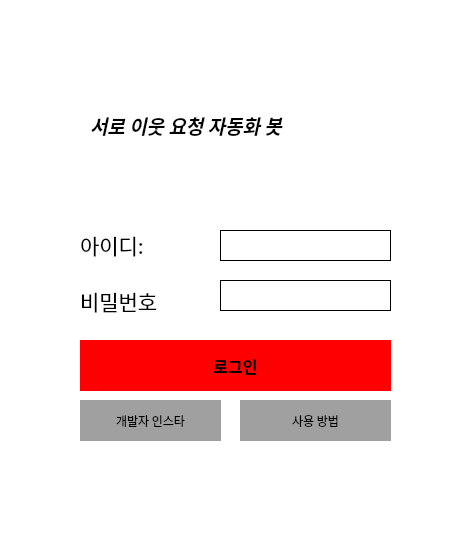
<?xml version="1.0" encoding="UTF-8"?>
<ui version="4.0">
 <class>Dialog</class>
 <widget class="QDialog" name="Dialog">
  <property name="geometry">
   <rect>
    <x>0</x>
    <y>0</y>
    <width>457</width>
    <height>543</height>
   </rect>
  </property>
  <property name="font">
   <font>
    <family>Adobe Devanagari</family>
    <weight>50</weight>
    <bold>false</bold>
   </font>
  </property>
  <property name="windowTitle">
   <string>서이추 봇</string>
  </property>
  <property name="autoFillBackground">
   <bool>false</bool>
  </property>
  <property name="styleSheet">
   <string notr="true">background-color: rgb(255,255,255);
border-radius: 100px;</string>
  </property>
  <property name="locale">
   <locale language="Korean" country="SouthKorea"/>
  </property>
  <widget class="QPushButton" name="StartBtn">
   <property name="geometry">
    <rect>
     <x>80</x>
     <y>340</y>
     <width>311</width>
     <height>51</height>
    </rect>
   </property>
   <property name="font">
    <font>
     <family>Agency FB</family>
     <pointsize>12</pointsize>
     <weight>75</weight>
     <bold>true</bold>
     <kerning>false</kerning>
    </font>
   </property>
   <property name="styleSheet">
    <string notr="true">background-color: #ff0000;border: 2px solid red;</string>
   </property>
   <property name="text">
    <string>로그인</string>
   </property>
  </widget>
  <widget class="QLineEdit" name="ID">
   <property name="geometry">
    <rect>
     <x>220</x>
     <y>230</y>
     <width>171</width>
     <height>31</height>
    </rect>
   </property>
   <property name="font">
    <font>
     <family>Agency FB</family>
     <pointsize>12</pointsize>
    </font>
   </property>
   <property name="styleSheet">
    <string notr="true">border: 1px solid black;</string>
   </property>
  </widget>
  <widget class="QLineEdit" name="PW">
   <property name="geometry">
    <rect>
     <x>220</x>
     <y>280</y>
     <width>171</width>
     <height>31</height>
    </rect>
   </property>
   <property name="font">
    <font>
     <family>Agency FB</family>
     <pointsize>12</pointsize>
    </font>
   </property>
   <property name="styleSheet">
    <string notr="true">border: 1px solid black;</string>
   </property>
   <property name="echoMode">
    <enum>QLineEdit::Password</enum>
   </property>
  </widget>
  <widget class="QLabel" name="label_6">
   <property name="geometry">
    <rect>
     <x>80</x>
     <y>230</y>
     <width>111</width>
     <height>29</height>
    </rect>
   </property>
   <property name="font">
    <font>
     <family>Agency FB</family>
     <pointsize>16</pointsize>
    </font>
   </property>
   <property name="text">
    <string>아이디:</string>
   </property>
  </widget>
  <widget class="QLabel" name="label_7">
   <property name="geometry">
    <rect>
     <x>80</x>
     <y>280</y>
     <width>121</width>
     <height>41</height>
    </rect>
   </property>
   <property name="font">
    <font>
     <family>Agency FB</family>
     <pointsize>16</pointsize>
    </font>
   </property>
   <property name="text">
    <string>비밀번호</string>
   </property>
  </widget>
  <widget class="QLabel" name="label">
   <property name="geometry">
    <rect>
     <x>0</x>
     <y>-20</y>
     <width>171</width>
     <height>111</height>
    </rect>
   </property>
   <property name="text">
    <string>&lt;html&gt;&lt;head/&gt;&lt;body&gt;&lt;p&gt;&lt;img src=&quot;:/logo/one_touch_solutions_logo2.png&quot;/&gt;&lt;/p&gt;&lt;/body&gt;&lt;/html&gt;</string>
   </property>
  </widget>
  <widget class="QLabel" name="label_2">
   <property name="geometry">
    <rect>
     <x>90</x>
     <y>90</y>
     <width>291</width>
     <height>71</height>
    </rect>
   </property>
   <property name="font">
    <font>
     <family>Adobe Devanagari</family>
     <pointsize>20</pointsize>
     <italic>true</italic>
    </font>
   </property>
   <property name="text">
    <string>&lt;html&gt;&lt;head/&gt;&lt;body&gt;&lt;p&gt;&lt;span style=&quot; font-size:14pt; font-weight:600;&quot;&gt;서로 이웃 요청 자동화 봇&lt;/span&gt;&lt;/p&gt;&lt;/body&gt;&lt;/html&gt;</string>
   </property>
  </widget>
  <widget class="QPushButton" name="HowToUse">
   <property name="geometry">
    <rect>
     <x>240</x>
     <y>400</y>
     <width>151</width>
     <height>41</height>
    </rect>
   </property>
   <property name="styleSheet">
    <string notr="true">background-color: #a0a0a0;</string>
   </property>
   <property name="text">
    <string>사용 방법</string>
   </property>
  </widget>
  <widget class="QPushButton" name="InstaLInk">
   <property name="geometry">
    <rect>
     <x>80</x>
     <y>400</y>
     <width>141</width>
     <height>41</height>
    </rect>
   </property>
   <property name="styleSheet">
    <string notr="true">background-color: #a0a0a0;</string>
   </property>
   <property name="text">
    <string>개발자 인스타</string>
   </property>
  </widget>
 </widget>
 <resources>
  <include location="../서이추봇gui버전/logo.qrc"/>
 </resources>
 <connections/>
</ui>
